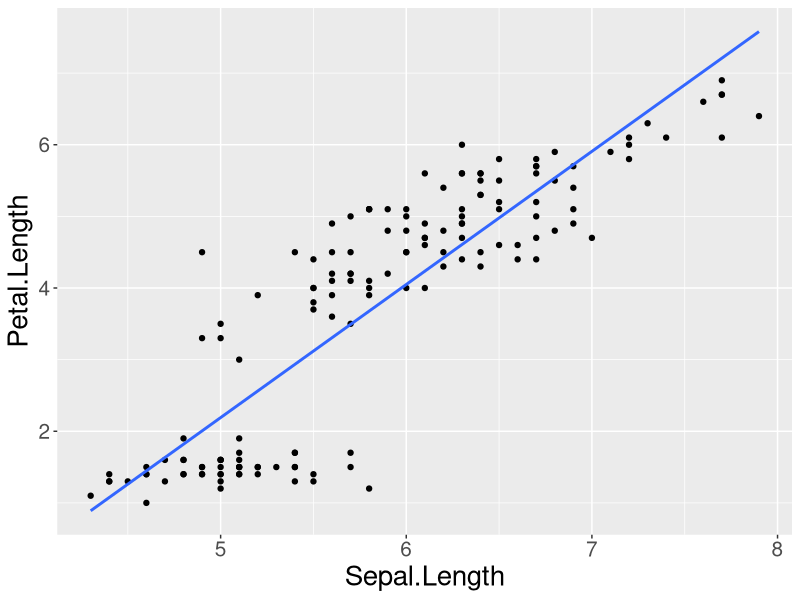
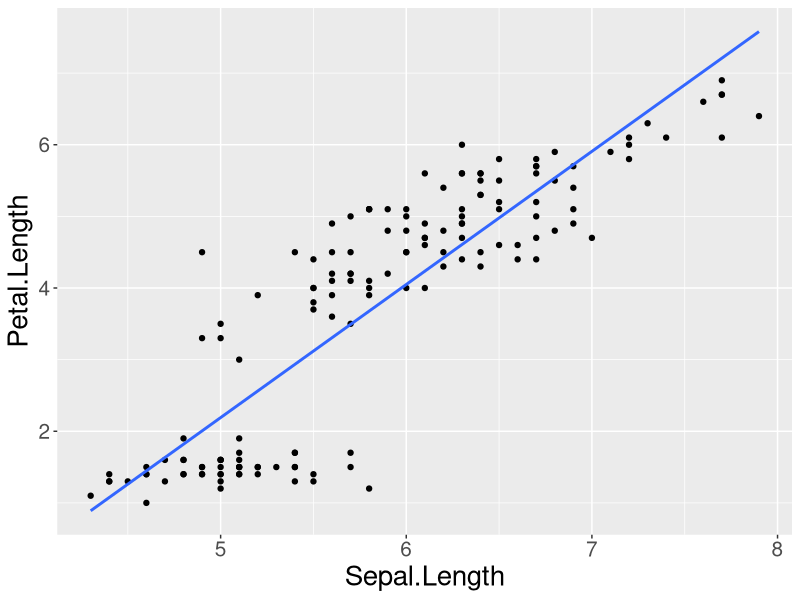

Write the R code that produced these figures, in order.
library(ggplot2)

ggplot(iris, aes(x = Sepal.Length, y = Petal.Length)) + geom_point() + geom_smooth(method = "lm", se = F) + theme(axis.title.x = element_text(size=20), axis.title.y = element_text(size=20), axis.text.x = element_text(size=15), axis.text.y = element_text(size=15))
ggsave("lr.eps")
